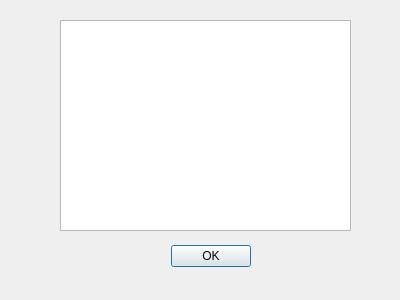
<?xml version="1.0" encoding="UTF-8"?>
<ui version="4.0">
 <class>Dialog</class>
 <widget class="QDialog" name="Dialog">
  <property name="geometry">
   <rect>
    <x>0</x>
    <y>0</y>
    <width>400</width>
    <height>300</height>
   </rect>
  </property>
  <property name="windowTitle">
   <string>Dialog</string>
  </property>
  <widget class="QDialogButtonBox" name="buttonBox">
   <property name="geometry">
    <rect>
     <x>170</x>
     <y>240</y>
     <width>81</width>
     <height>32</height>
    </rect>
   </property>
   <property name="layoutDirection">
    <enum>Qt::LeftToRight</enum>
   </property>
   <property name="orientation">
    <enum>Qt::Horizontal</enum>
   </property>
   <property name="standardButtons">
    <set>QDialogButtonBox::Ok</set>
   </property>
  </widget>
  <widget class="QGraphicsView" name="graphicsView">
   <property name="geometry">
    <rect>
     <x>60</x>
     <y>20</y>
     <width>291</width>
     <height>211</height>
    </rect>
   </property>
  </widget>
 </widget>
 <resources/>
 <connections>
  <connection>
   <sender>buttonBox</sender>
   <signal>accepted()</signal>
   <receiver>Dialog</receiver>
   <slot>accept()</slot>
   <hints>
    <hint type="sourcelabel">
     <x>248</x>
     <y>254</y>
    </hint>
    <hint type="destinationlabel">
     <x>157</x>
     <y>274</y>
    </hint>
   </hints>
  </connection>
  <connection>
   <sender>buttonBox</sender>
   <signal>rejected()</signal>
   <receiver>Dialog</receiver>
   <slot>reject()</slot>
   <hints>
    <hint type="sourcelabel">
     <x>316</x>
     <y>260</y>
    </hint>
    <hint type="destinationlabel">
     <x>286</x>
     <y>274</y>
    </hint>
   </hints>
  </connection>
 </connections>
</ui>
